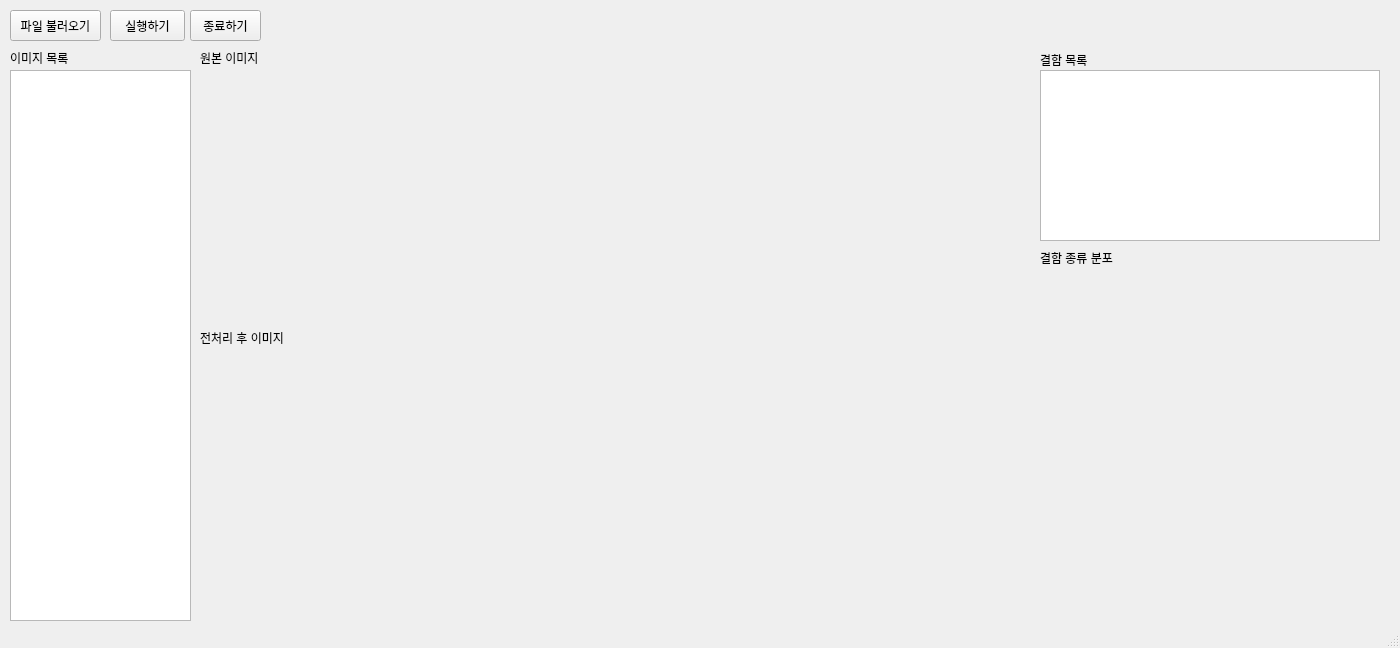
<?xml version="1.0" encoding="UTF-8"?>
<ui version="4.0">
 <class>SteelDefectGUI</class>
 <widget class="QMainWindow" name="SteelDefectGUI">
  <property name="enabled">
   <bool>true</bool>
  </property>
  <property name="geometry">
   <rect>
    <x>0</x>
    <y>0</y>
    <width>1400</width>
    <height>648</height>
   </rect>
  </property>
  <property name="windowTitle">
   <string>SteelDefectGUI</string>
  </property>
  <widget class="QWidget" name="centralwidget">
   <widget class="QPushButton" name="open_btn">
    <property name="geometry">
     <rect>
      <x>10</x>
      <y>10</y>
      <width>91</width>
      <height>31</height>
     </rect>
    </property>
    <property name="text">
     <string>파일 불러오기</string>
    </property>
   </widget>
   <widget class="QPushButton" name="exec_btn">
    <property name="geometry">
     <rect>
      <x>110</x>
      <y>10</y>
      <width>75</width>
      <height>31</height>
     </rect>
    </property>
    <property name="text">
     <string>실행하기</string>
    </property>
   </widget>
   <widget class="QPushButton" name="quit_btn">
    <property name="geometry">
     <rect>
      <x>190</x>
      <y>10</y>
      <width>71</width>
      <height>31</height>
     </rect>
    </property>
    <property name="text">
     <string>종료하기</string>
    </property>
   </widget>
   <widget class="QLabel" name="label">
    <property name="geometry">
     <rect>
      <x>10</x>
      <y>50</y>
      <width>141</width>
      <height>16</height>
     </rect>
    </property>
    <property name="text">
     <string>이미지 목록</string>
    </property>
   </widget>
   <widget class="QListWidget" name="IMG_list_widget">
    <property name="geometry">
     <rect>
      <x>10</x>
      <y>70</y>
      <width>181</width>
      <height>551</height>
     </rect>
    </property>
   </widget>
   <widget class="QLabel" name="origin_img_view">
    <property name="geometry">
     <rect>
      <x>200</x>
      <y>70</y>
      <width>800</width>
      <height>256</height>
     </rect>
    </property>
    <property name="text">
     <string/>
    </property>
   </widget>
   <widget class="QLabel" name="label_3">
    <property name="geometry">
     <rect>
      <x>200</x>
      <y>50</y>
      <width>71</width>
      <height>16</height>
     </rect>
    </property>
    <property name="text">
     <string>원본 이미지</string>
    </property>
   </widget>
   <widget class="QLabel" name="pre_img_view">
    <property name="geometry">
     <rect>
      <x>200</x>
      <y>360</y>
      <width>800</width>
      <height>256</height>
     </rect>
    </property>
    <property name="text">
     <string/>
    </property>
   </widget>
   <widget class="QLabel" name="label_4">
    <property name="geometry">
     <rect>
      <x>200</x>
      <y>330</y>
      <width>101</width>
      <height>16</height>
     </rect>
    </property>
    <property name="text">
     <string>전처리 후 이미지</string>
    </property>
   </widget>
   <widget class="QLabel" name="label_2">
    <property name="geometry">
     <rect>
      <x>1040</x>
      <y>250</y>
      <width>81</width>
      <height>16</height>
     </rect>
    </property>
    <property name="text">
     <string>결함 종류 분포</string>
    </property>
   </widget>
   <widget class="QLabel" name="result_view">
    <property name="geometry">
     <rect>
      <x>1040</x>
      <y>270</y>
      <width>340</width>
      <height>341</height>
     </rect>
    </property>
    <property name="text">
     <string/>
    </property>
   </widget>
   <widget class="QLabel" name="label_5">
    <property name="geometry">
     <rect>
      <x>1040</x>
      <y>50</y>
      <width>56</width>
      <height>20</height>
     </rect>
    </property>
    <property name="text">
     <string>결함 목록</string>
    </property>
   </widget>
   <widget class="QListWidget" name="defect_view_widget">
    <property name="geometry">
     <rect>
      <x>1040</x>
      <y>70</y>
      <width>340</width>
      <height>171</height>
     </rect>
    </property>
   </widget>
  </widget>
  <widget class="QMenuBar" name="menubar">
   <property name="geometry">
    <rect>
     <x>0</x>
     <y>0</y>
     <width>1400</width>
     <height>21</height>
    </rect>
   </property>
  </widget>
  <widget class="QStatusBar" name="statusbar"/>
 </widget>
 <resources/>
 <connections/>
</ui>
